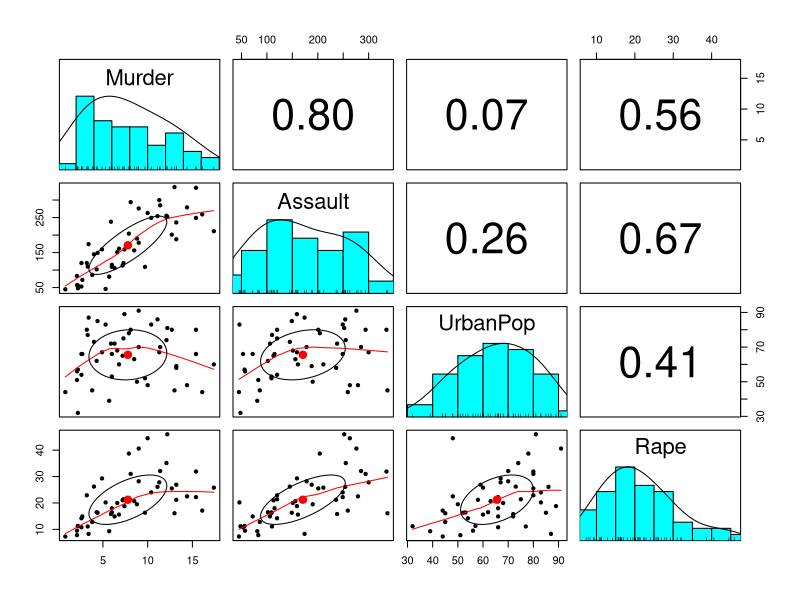
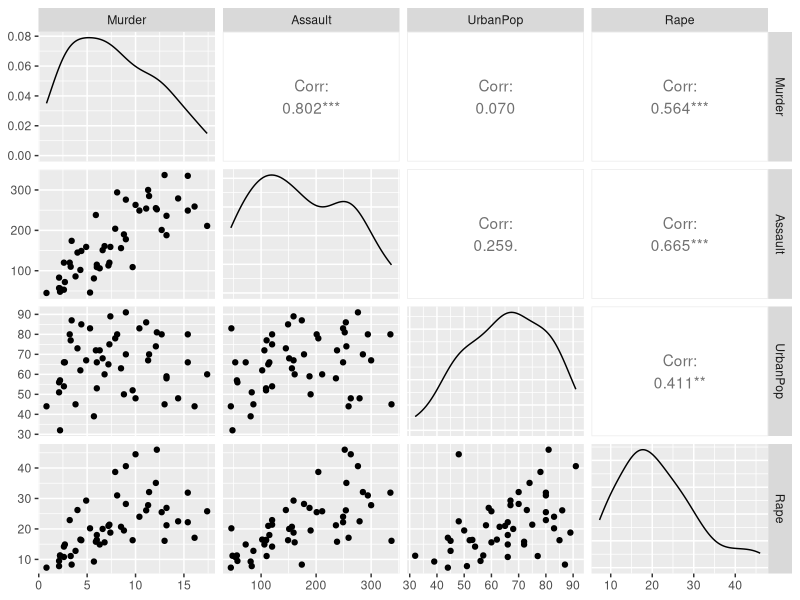
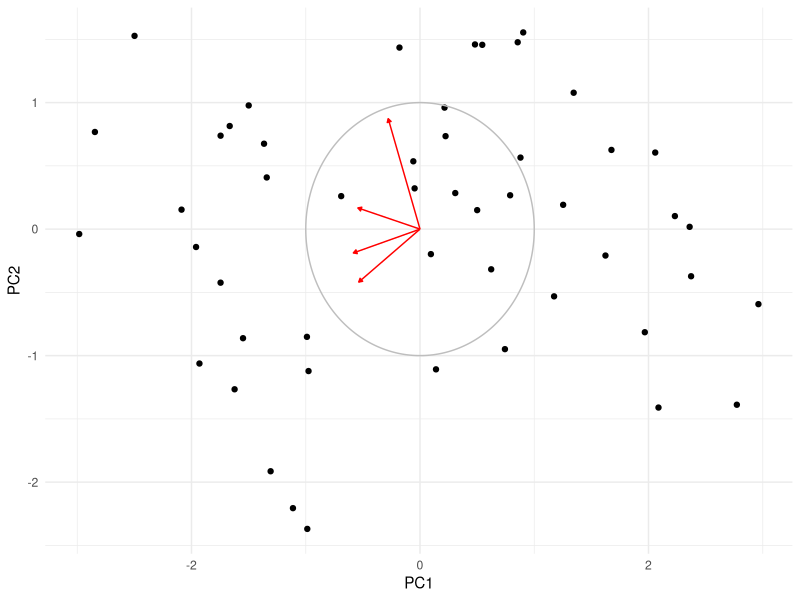
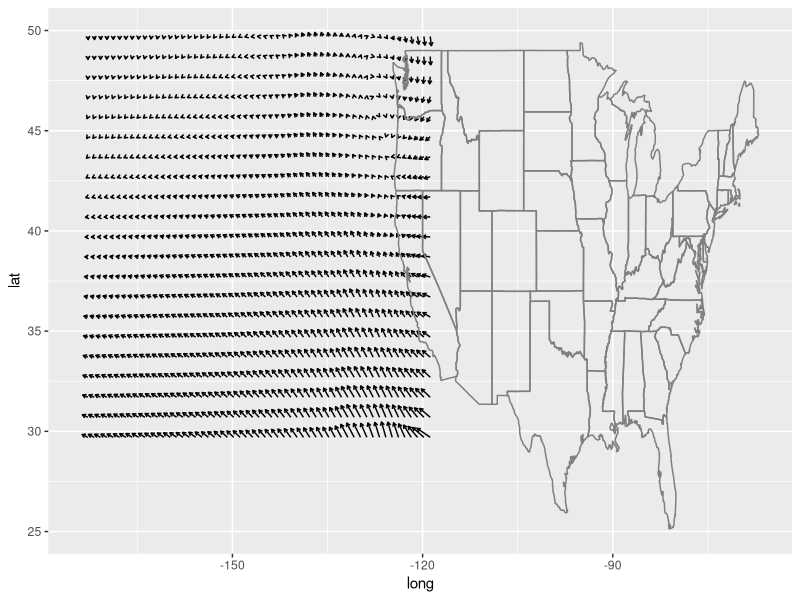

Reproduce these figures in R, in order.
## ---- chunk 1
library(psych)
library(GGally)
## ---- chunk 2
knitr::opts_chunk$set(echo = TRUE,
                      warning = FALSE,
                      message = FALSE)
## ---- chunk 3
USArrests
## ---- chunk 4
cor(USArrests)
## ---- chunk 5
pairs.panels(USArrests)
## ---- chunk 6
ggpairs(USArrests)
## ---- chunk 7
pca_arrest <- prcomp(USArrests, center = T, scale = T)
## ---- chunk 8
pca_arrest
## ---- chunk 9
summary(pca_arrest)
## ---- chunk 10
pca_arrest$sd^2
## ---- chunk 11
pca_arrest$sd^2/sum(pca_arrest$sd^2)
## ---- chunk 12
pca_arrest$rotation
## ---- chunk 13
A <- pca_arrest$rotation
D <- diag(pca_arrest$sd^2)
## ---- chunk 14
A %*% D %*% t(A)
## ---- chunk 15
cor(USArrests)
## ---- chunk 16
pca_arrest$x
## ---- chunk 17
pca_arrest_3 <- prcomp(USArrests, center = T, scale = T,
                     rank. = 3)
## ---- chunk 18
pca_arrest_tol <- prcomp(USArrests, center = T, scale = T,
                     tol = 0.4)
pca_arrest_tol
## ---- chunk 19
pca_arrest_subset <- prcomp(~ Murder + Assault + Rape, data = USArrests, 
                         center = T, scale = T)
pca_arrest_subset
## ---- chunk 20
pc_data <- as.data.frame(pca_arrest$x[,1:2])
pc_rotation <- as.data.frame(pca_arrest$rotation[,1:2])

## ---- chunk 21
ggplot() +
  geom_point(data = pc_data, aes(x = PC1, y = PC2)) +
  geom_segment(data = pc_rotation, 
               aes(x = 0, y = 0,
                   xend = PC1,
                   yend = PC2),
               arrow = arrow(length=unit(0.10,"cm"),
                             ends="last", type = "closed"),
             col = "red") +
  ggforce::geom_circle(aes(x0 = 0, y0 = 0, r = 1),
                       col = "grey") +
  theme_minimal()
## ---- chunk 22
ggplot(seals, aes(long, lat)) +
  geom_segment(aes(xend = long + delta_long, yend = lat + delta_lat),
    arrow = arrow(length = unit(0.1,"cm"))) +
  borders("state")
